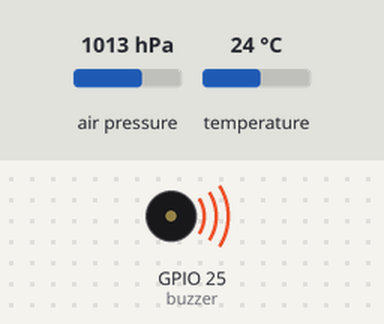
Simulated run of this sketch. Board: ESP32. Parts: buzzer (waves = sounding, pin HIGH). Inputs (shaded band) come from the test bench; at power-on: air pressure 1013 hPa, temperature 24 °C. What the sketch prints to the serial monitor is not drawn.

Above: at 0.1 s.
At 0.6 s:
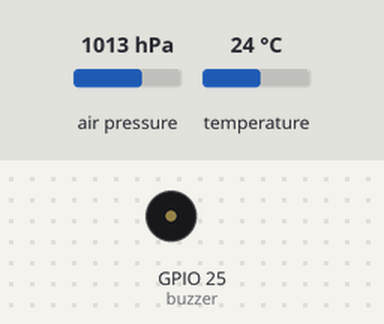
Timing chart, 0 to 2.1 s (numbered marks = the images above):
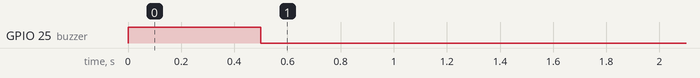

The sketch:

EndPoint2.ino
```cpp
/*
  End point 2 is connected to ESP32 Lolin board. It send the telemtry between 750-755 ms at 1 Hz. If it receives 'a' from XBee line, it rings the buzzer.
*/

#include <Wire.h>
#include <Adafruit_BME280.h>

#define SEALEVELPRESSURE_HPA (1013.25)
#define buzzer 25

#define RXD2 16                                   //XBee RX-TX pin definitions
#define TXD2 17

Adafruit_BME280 bme;

String telemetry;
char buzzer_trig;
int time_new=0, time_old=0;

void setup()
{
  Serial.begin(115200);                             //serial monitor
  Serial2.begin(9600,SERIAL_8N1,RXD2,TXD2);       //XBee
  Wire.begin(23,19);                              //sensor SDA-SCL line
  bme.begin();

  pinMode(buzzer,OUTPUT);
  digitalWrite(buzzer,HIGH);
  delay(500);
  digitalWrite(buzzer,LOW);
}

void loop()
{
  time_new = millis();

  buzzer_trig = Serial2.read();             //read the Serial2 line (XBee) and get a char value

  if(buzzer_trig == 'a')                    //if char value is 'a' sound the buzzer, else if it is 'b' shut the buzzer up
  {
    digitalWrite(buzzer,HIGH);
  }
  else if(buzzer_trig == 'b')
  {
    digitalWrite(buzzer,LOW);
  }

  float temperature = bme.readTemperature();
  float pressure = (bme.readPressure() / 100.0F);
  float altitudee = bme.readAltitude(SEALEVELPRESSURE_HPA);

  if(time_new % 1000 > 750 && time_new % 1000 < 755 )         //send telemetry between 750-755 ms at 1 Hz
  {
    time_old = time_new;

    telemetry.concat(temperature);    telemetry += ',';
    telemetry.concat(pressure);       telemetry += ',';
    telemetry.concat(altitudee);                              //end the second telemetry with the new line because this is the end of the total telemetry

    Serial.println(telemetry);
    Serial2.println(telemetry);                               //use "println" to end it with the new line

    telemetry = "";
  }
}
```
